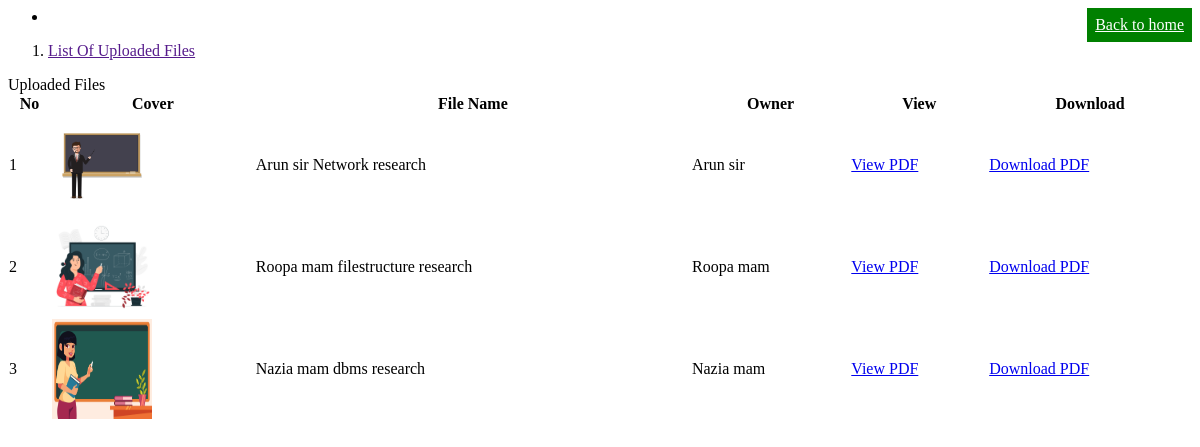
The page /files/ on the database as committed earlier.
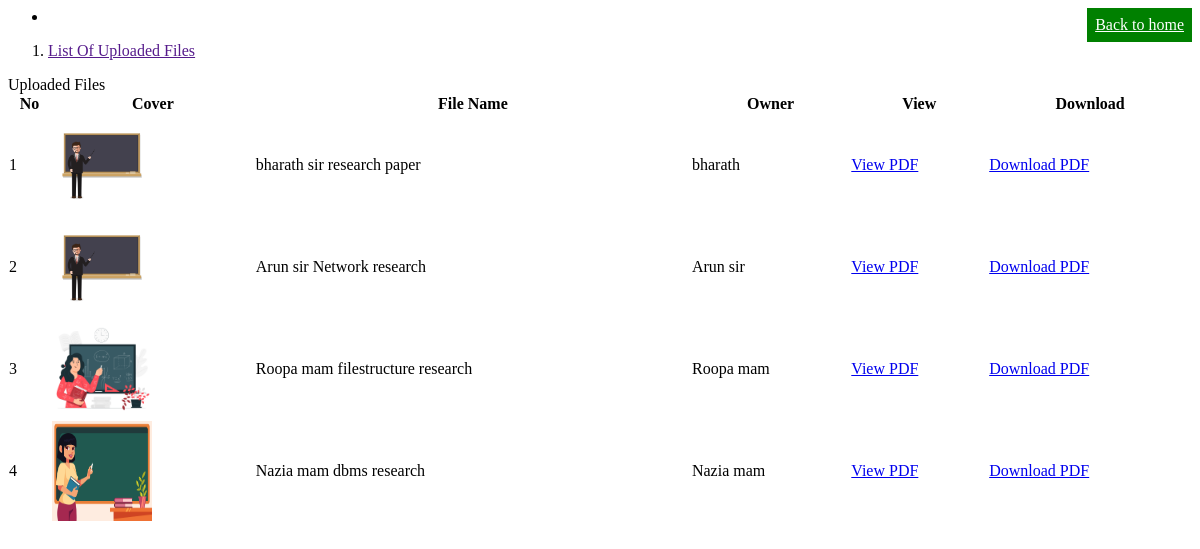
The same page on the database as committed later.
### work/models.py (models this page shows, shortened)
class Files(models.Model):
    filename = models.CharField(max_length=100)
    owner = models.CharField(max_length=100)
    pdf = models.FileField(upload_to='store/pdfs/')
    cover = models.ImageField(upload_to='store/covers/', null=True, blank=True)

### work/views.py (the view)
# urls.py: path('files/',views.FileView.as_view(),name='files'),
class FileView(generic.ListView):
    model=Files
    template_name='file.html'
    context_object_name = 'files'
    def get_queryset(self):
        return Files.objects.order_by('-id')

### templates/file.html (shortened to what this page needs)
<ul class="breadcrumb">
  <li class="breadcrumb-item">
    <a
      class="btn btn-sm btn-success"
      href="{% url 'work:home' %}"
      style="
        padding: 8px;
        float: right;
        background-color: green;
        color: white;
      "
      >Back to home </a
    >
  </li>
</ul>
<div id="content-wrapper">
  <div class="container-fluid">
    <ol class="breadcrumb">
      <li class="breadcrumb-item">
        <a href="">List Of Uploaded Files</a>
      </li>
    </ol>
    <div class="card mb-3">
      <div class="card-header">
        Uploaded Files
      </div>
      <div class="card mb-3">
        <div class="card-body">
          <div class="table-responsive">
            <table
              class="table table-bordered"
              id="dataTable"
              width="100%"
              cellspacing="0"
            >
              <thead>
                <tr>
                  <th>No</th>
                  <th>Cover</th>
                  <th>File Name</th>
                  <th>Owner</th>
                  <th>View</th>
                  <th>Download</th>
                </tr>
              </thead>
              <tbody>
                {% if files %} {% for file in files %}
                <tr>
                  <td>{{ forloop.counter }}</td>
                  <td>
                    {% if file.cover %}
                    <img
                      src="{{ file.cover.url }}"
                      alt="{{ file.filename }}"
                      style="width: 100px; height: 100px"
                    />
                    {% else %}
                    <span class="text-muted">No cover</span>
                    {% endif %}
                  </td>
                  <td>{{ file.filename }}</td>
                  <td>{{ file.owner }}</td>
                  <td>
                    {% if file.pdf %}
                    <a
                      href="{{ file.pdf.url }}"
                      class="btn btn-outline-primary"
                      target="_blank"
                    >
                      View PDF</a
                    >
                    {% else %}
                    <span class="text-muted">No PDF</span>
                    {% endif %}
                  </td>
                  <td>
                    {% if file.pdf %}
                    <a
                      href="{{ file.pdf.url }}"
                      download
                      class="btn btn-outline-success"
                    >
                      Download PDF</a
                    >
                    {% else %}
                    <span class="text-muted">No PDF</span>
                    {% endif %}
                  </td>
                </tr>
                {% endfor %} {% endif %}
              </tbody>
            </table>
          </div>
        </div>
      </div>
    </div>
  </div>
</div>

Rows that differ between the two databases and show on the page:
added Files: cover (picture), filename "bharath sir research paper", owner "bharath"
